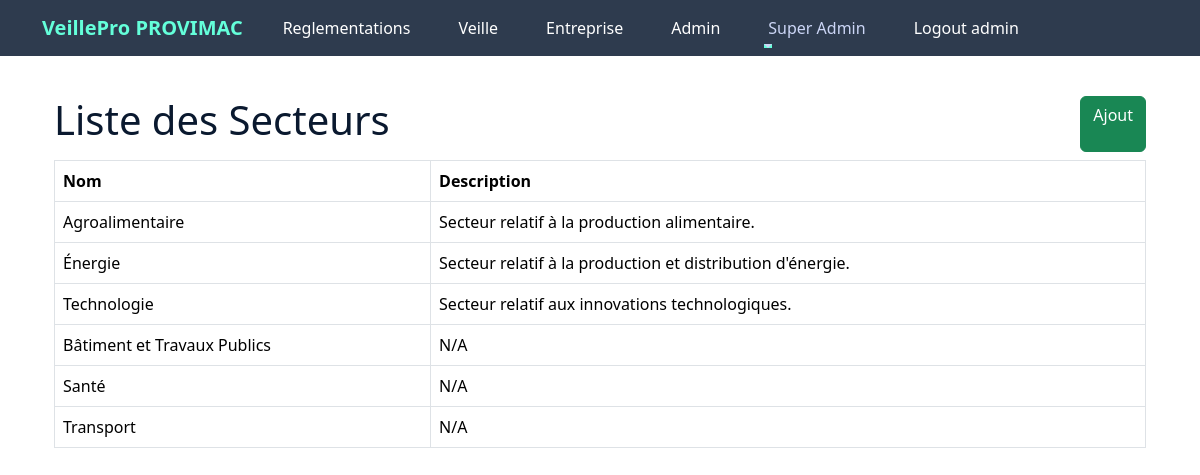
The page /secteurs (signed in) on the database its author committed.
### app/models.py (models this page shows, shortened)
class Entreprise(db.Model):
    __tablename__ = 'entreprise'
    id = db.Column(db.Integer, primary_key=True)
    nom = db.Column(db.String(100), nullable=False, unique=True )
    description = db.Column(db.Text, nullable=True)
    pays = db.Column(db.String(100), nullable=True)
    date_creation = db.Column(db.Date, nullable=True)
    utilisateurs = db.relationship('User', backref='entreprise', lazy=True,  cascade="all, delete-orphan")
    reglementations = db.relationship('EntrepriseReglementation', backref='entreprise', lazy=True,  cascade="all, delete-orphan")
    notifications = db.relationship('Notification', backref='entreprise', lazy=True)
    audits = db.relationship('Audit', backref='entreprise', lazy=True)
    secteurs = db.relationship('Secteur', secondary='entreprise_secteur', back_populates='entreprises')

class User(db.Model, UserMixin):
    __tablename__ = 'utilisateur'
    id = db.Column(db.Integer, primary_key=True)
    name = db.Column(db.String(50), nullable=False, unique=True)
    email = db.Column(db.String(120), unique=True, nullable=False)
    role = db.Column(db.Enum(RoleUtilisateur), nullable=False)
    password_hash = db.Column(db.String(128), nullable=False)
    entreprise_id = db.Column(db.Integer, db.ForeignKey('entreprise.id'), nullable=True)

class Secteur(db.Model):
    __tablename__ = 'secteur'
    id = db.Column(db.Integer, primary_key=True)
    nom = db.Column(db.String(100), unique=True, nullable=False)
    description = db.Column(db.Text, nullable=True)
    entreprises = db.relationship('Entreprise', secondary='entreprise_secteur', back_populates='secteurs')
    reglementations = db.relationship('ReglementationSecteur', back_populates='secteur', lazy=True)

### app/routes/reglement.py (the view)
@bp.route('/secteurs', methods=['GET'])
@login_required
@role_required('ADMIN')
def liste_secteurs():
    try:
        secteurs = Secteur.query.all()
        return render_template('secteur/liste_secteurs.html', secteurs=secteurs)
    except Exception as e:
        log_error(f"Erreur lors de la récupération des secteurs : {str(e)}")
        flash(f"Erreur lors de la récupération des secteurs : {str(e)}", "danger")
        return redirect(url_for('main.index'))  # Rediriger en cas d'erreur

### app/routes/admin.py (called while the page is built)
def role_required(allowed_roles):
    def decorator(f):
        @wraps(f)
        def decorated_function(*args, **kwargs):
            if not current_user.is_authenticated:
                flash("Vous devez être connecté pour accéder à cette page.", 'danger')
                return redirect(url_for('main.index'))
            if current_user.role.name not in allowed_roles:
                flash("Vous n'avez pas la permission d'accéder à cette page.", 'danger')
                return redirect(url_for('main.index'))
            return f(*args, **kwargs)
        return decorated_function
    return decorator

### app/templates/secteur/liste_secteurs.html
{% extends "layout.html" %}
{% block content %}
<div class="container mt-4">
    <div class="d-flex justify-content-between mb-2">
        <h1>Liste des Secteurs</h1>
        <a class="btn btn-success" href="{{ url_for('reglement.ajouter_secteur') }}">Ajout</a>
    </div>
    <table class="table table-bordered">
        <thead>
            <tr>
                <th>Nom</th>
                <th>Description</th>
            </tr>
        </thead>
        <tbody>
            {% for secteur in secteurs %}
            <tr>
                <td>{{ secteur.nom }}</td>
                <td>{{ secteur.description or "N/A" }}</td>
            </tr>
            {% endfor %}
        </tbody>
    </table>
</div>
{% endblock %}

### app/templates/layout.html (shortened to what this page needs)
<!DOCTYPE html>
<html lang="en">
  <head>
    <link
      href="https://cdn.jsdelivr.net/npm/bootstrap@5.3.3/dist/css/bootstrap.min.css"
      rel="stylesheet"
 />
    <link rel="stylesheet"
      href="{{ url_for('static', filename='main.css') }}" />
    <link rel="stylesheet"
      href="https://cdnjs.cloudflare.com/ajax/libs/font-awesome/6.0.0-beta3/css/all.min.css">
  </head>
  <body class="layout-body">
    {% if current_user.is_authenticated %}
    <header class="site-header sticky-top">
      <nav class="navbar navbar-expand-lg navbar-dark">
        <div class="container">
          <a class="navbar-brand" href="/">VeillePro
            {{current_user.entreprise.nom}}</a>
          <div class="collapse navbar-collapse" id="navbarToggle">
            <ul class="navbar-nav me-auto mb-2 mb-lg-0">
              <li class="nav-item">
                <a class="nav-link text-white"
                  href="{{ url_for('reglement.liste_reglementations') }}">
                  Reglementations
                </a>
              </li>
              <li class="nav-item">
                <a class="nav-link text-white"
                  href="{{ url_for('entreprise.afficher_veille', entreprise_id=current_user.entreprise_id) }}">
                  Veille
                </a>
              </li>
              <li class="nav-item">
                <a class="nav-link text-white"
                  href="{{ url_for('entreprise.afficher_entreprise', entreprise_id=current_user.entreprise_id) }}">
                  Entreprise
                </a>
              </li>
              <li class="nav-item">
                <a class="nav-link text-white"
                  href="{{ url_for('manager.liste_utilisateurs', entreprise_id=current_user.entreprise.id) }}">
                  Admin
                </a>
              </li>
              {% if current_user.is_authenticated and current_user.role.name ==
              'ADMIN' %}
              <li class="nav-item dropdown">
                <a
                  class="nav-link dropdown-toggle {{ 'active' if request.endpoint.startswith('ingredient.') else '' }}"
                  href="#" id=" entrepriseDropdown" role="button"
                  data-bs-toggle="dropdown" aria-expanded="false">
                  Super Admin
                </a>
              </li>
              {% endif %}
              <li class="nav-item">
                <a class="nav-link text-white"
                  href="{{ url_for('admin.logout') }}">Logout {{
                  current_user.role.value }}</a>
              </li>
            </ul>
          </div>
        </div>
      </nav>
    </header>
    {% endif %}
    <div class="container mt-3">
        {% include 'main/flash_msg.html' %} {%block content %}
        {% endblock %}</div>
    <link
      href="https://cdnjs.cloudflare.com/ajax/libs/select2/4.0.13/css/select2.min.css"
      rel="stylesheet" />
  </body>
</html>

### app/static/main.css (style rules this page uses)
:root { --nomai: #5d91a5; --vert: #797d73; --roze: #fc83cd33; --blue: #0b76b488; --primary-color: #0a192f; --secondary-color: #172a45; --accent-color: #64ffda; --text-primary: #ccd6f6; --background-light: #233554; }
body { font-family: 'Segoe UI', system-ui, -apple-system, sans-serif; background-color: var(--primary-color); color: var(--text-primary); }
.navbar { background-color: var(--nomai); }
.nav-link { font-weight: 500; position: relative; border: none; }
@media (min-width: 768px) { .nav-link { font-size: 1rem; } }
@media (min-width: 768px) { .nav-link::before { content: ''; position: absolute; bottom: 0; left: 50%; transform: translatex(-50%); width: 0%; height: 2px; background-color: white; visibility: hidden; transition: 0.3s ease-in-out; } }
.btn { min-width: auto; }
:root { --primary-color: #0a192f; --secondary-color: #172a45; --accent-color: #64ffda; --text-primary: #ccd6f6; --text-secondary: #8892b0; --background-light: #233554; }
.navbar { background-color: rgba(10, 25, 47, 0.85); backdrop-filter: blur(10px); }
.navbar-brand { color: var(--accent-color); font-weight: bold; }
.nav-link { color: var(--text-primary); margin: 0 1rem; position: relative; }
.nav-link::after { content: ''; position: absolute; width: 0; height: 2px; bottom: 0; left: 0; background-color: var(--accent-color); transition: width 0.3s ease; }
.layout-body { background-color: white !important; color: var(--text-secondary); color: var(--primary-color); }

### rows shown on the page
Entreprise: entreprise.nom "PROVIMAC"
User: role.value "admin"
Secteur: nom "Agroalimentaire", description "Secteur relatif à la production alimentaire."
Secteur: nom "Énergie", description "Secteur relatif à la production et distribution d'énergie."
Secteur: nom "Technologie", description "Secteur relatif aux innovations technologiques."
Secteur: nom "Bâtiment et Travaux Publics", description "N/A"
Secteur: nom "Santé", description "N/A"
Secteur: nom "Transport", description "N/A"
